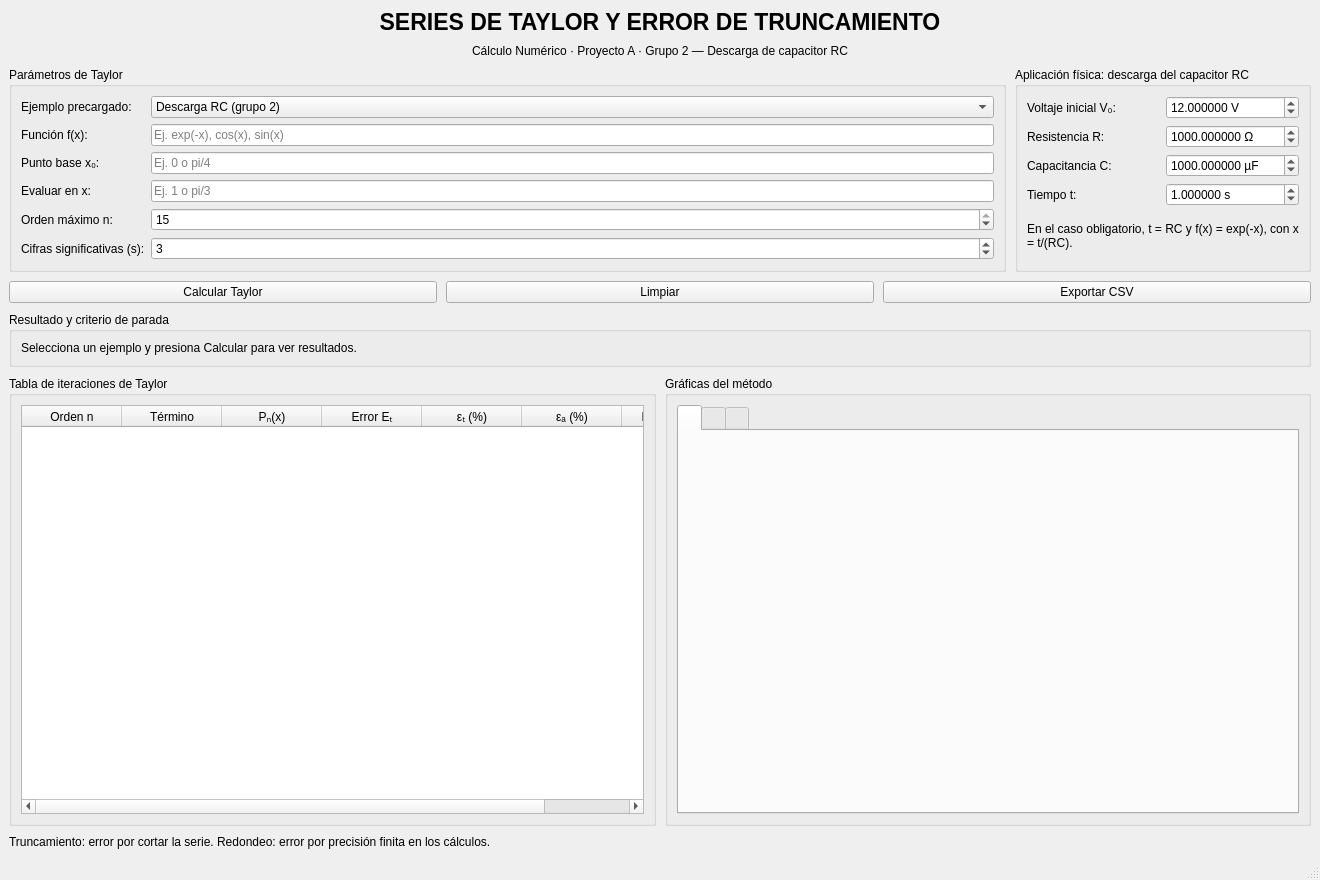
<?xml version="1.0" encoding="UTF-8"?>
<ui version="4.0">
 <class>MainWindow</class>
 <widget class="QMainWindow" name="MainWindow">
  <property name="geometry">
   <rect>
    <x>0</x>
    <y>0</y>
    <width>1320</width>
    <height>880</height>
   </rect>
  </property>
  <property name="windowTitle">
   <string>Taylor RC - Grupo 2 | Cálculo Numérico</string>
  </property>
  <widget class="QWidget" name="centralwidget">
   <layout class="QVBoxLayout" name="layoutPrincipal">
    <property name="spacing">
     <number>9</number>
    </property>
    <item>
     <widget class="QLabel" name="lblTitulo">
      <property name="font">
       <font>
        <pointsize>17</pointsize>
        <bold>true</bold>
       </font>
      </property>
      <property name="text">
       <string>SERIES DE TAYLOR Y ERROR DE TRUNCAMIENTO</string>
      </property>
      <property name="alignment">
       <set>Qt::AlignmentFlag::AlignCenter</set>
      </property>
     </widget>
    </item>
    <item>
     <widget class="QLabel" name="lblSubtitulo">
      <property name="text">
       <string>Cálculo Numérico · Proyecto A · Grupo 2 — Descarga de capacitor RC</string>
      </property>
      <property name="alignment">
       <set>Qt::AlignmentFlag::AlignCenter</set>
      </property>
     </widget>
    </item>
    <item>
     <layout class="QHBoxLayout" name="layoutEntradas">
      <item>
       <widget class="QGroupBox" name="grupoMetodo">
        <property name="title">
         <string>Parámetros de Taylor</string>
        </property>
        <layout class="QGridLayout" name="gridMetodo">
         <item row="4" column="1">
          <widget class="QSpinBox" name="spinOrden">
           <property name="maximum">
            <number>15</number>
           </property>
           <property name="value">
            <number>15</number>
           </property>
          </widget>
         </item>
         <item row="4" column="0">
          <widget class="QLabel" name="lblOrden">
           <property name="text">
            <string>Orden máximo n:</string>
           </property>
          </widget>
         </item>
         <item row="1" column="1">
          <widget class="QLineEdit" name="txtFuncion">
           <property name="placeholderText">
            <string>Ej. exp(-x), cos(x), sin(x)</string>
           </property>
          </widget>
         </item>
         <item row="2" column="0">
          <widget class="QLabel" name="label_txtX0">
           <property name="text">
            <string>Punto base x₀:</string>
           </property>
          </widget>
         </item>
         <item row="5" column="0">
          <widget class="QLabel" name="lblCifras">
           <property name="text">
            <string>Cifras significativas (s):</string>
           </property>
          </widget>
         </item>
         <item row="3" column="0">
          <widget class="QLabel" name="label_txtX">
           <property name="text">
            <string>Evaluar en x:</string>
           </property>
          </widget>
         </item>
         <item row="1" column="0">
          <widget class="QLabel" name="label_txtFuncion">
           <property name="text">
            <string>Función f(x):</string>
           </property>
          </widget>
         </item>
         <item row="2" column="1">
          <widget class="QLineEdit" name="txtX0">
           <property name="placeholderText">
            <string>Ej. 0 o pi/4</string>
           </property>
          </widget>
         </item>
         <item row="5" column="1">
          <widget class="QSpinBox" name="spinCifras">
           <property name="minimum">
            <number>1</number>
           </property>
           <property name="maximum">
            <number>15</number>
           </property>
           <property name="value">
            <number>3</number>
           </property>
          </widget>
         </item>
         <item row="3" column="1">
          <widget class="QLineEdit" name="txtX">
           <property name="placeholderText">
            <string>Ej. 1 o pi/3</string>
           </property>
          </widget>
         </item>
         <item row="0" column="0">
          <widget class="QLabel" name="lblEjemplos">
           <property name="text">
            <string>Ejemplo precargado:</string>
           </property>
          </widget>
         </item>
         <item row="0" column="1">
          <widget class="QComboBox" name="cmbEjemplos">
           <item>
            <property name="text">
             <string>Descarga RC (grupo 2)</string>
            </property>
           </item>
           <item>
            <property name="text">
             <string>Ejemplo del libro: cos(x)</string>
            </property>
           </item>
           <item>
            <property name="text">
             <string>Scarborough: exp(x)</string>
            </property>
           </item>
           <item>
            <property name="text">
             <string>Personalizado</string>
            </property>
           </item>
          </widget>
         </item>
        </layout>
       </widget>
      </item>
      <item>
       <widget class="QGroupBox" name="grupoRC">
        <property name="title">
         <string>Aplicación física: descarga del capacitor RC</string>
        </property>
        <layout class="QGridLayout" name="gridRC">
         <item row="0" column="0">
          <widget class="QLabel" name="lbl_spinV0">
           <property name="text">
            <string>Voltaje inicial V₀:</string>
           </property>
          </widget>
         </item>
         <item row="0" column="1">
          <widget class="QDoubleSpinBox" name="spinV0">
           <property name="suffix">
            <string> V</string>
           </property>
           <property name="decimals">
            <number>6</number>
           </property>
           <property name="minimum">
            <double>0.000000000000000</double>
           </property>
           <property name="maximum">
            <double>1000000000.000000000000000</double>
           </property>
           <property name="value">
            <double>12.000000000000000</double>
           </property>
          </widget>
         </item>
         <item row="1" column="0">
          <widget class="QLabel" name="lbl_spinR">
           <property name="text">
            <string>Resistencia R:</string>
           </property>
          </widget>
         </item>
         <item row="1" column="1">
          <widget class="QDoubleSpinBox" name="spinR">
           <property name="suffix">
            <string> Ω</string>
           </property>
           <property name="decimals">
            <number>6</number>
           </property>
           <property name="minimum">
            <double>0.000000000000000</double>
           </property>
           <property name="maximum">
            <double>1000000000.000000000000000</double>
           </property>
           <property name="value">
            <double>1000.000000000000000</double>
           </property>
          </widget>
         </item>
         <item row="2" column="0">
          <widget class="QLabel" name="lbl_spinC">
           <property name="text">
            <string>Capacitancia C:</string>
           </property>
          </widget>
         </item>
         <item row="2" column="1">
          <widget class="QDoubleSpinBox" name="spinC">
           <property name="suffix">
            <string> µF</string>
           </property>
           <property name="decimals">
            <number>6</number>
           </property>
           <property name="minimum">
            <double>0.000000000000000</double>
           </property>
           <property name="maximum">
            <double>1000000000.000000000000000</double>
           </property>
           <property name="value">
            <double>1000.000000000000000</double>
           </property>
          </widget>
         </item>
         <item row="3" column="0">
          <widget class="QLabel" name="lbl_spinTiempo">
           <property name="text">
            <string>Tiempo t:</string>
           </property>
          </widget>
         </item>
         <item row="3" column="1">
          <widget class="QDoubleSpinBox" name="spinTiempo">
           <property name="suffix">
            <string> s</string>
           </property>
           <property name="decimals">
            <number>6</number>
           </property>
           <property name="minimum">
            <double>0.000000000000000</double>
           </property>
           <property name="maximum">
            <double>1000000000.000000000000000</double>
           </property>
           <property name="value">
            <double>1.000000000000000</double>
           </property>
          </widget>
         </item>
         <item row="4" column="0" colspan="2">
          <widget class="QLabel" name="lblRCInfo">
           <property name="text">
            <string>En el caso obligatorio, t = RC y f(x) = exp(-x), con x = t/(RC).</string>
           </property>
           <property name="wordWrap">
            <bool>true</bool>
           </property>
          </widget>
         </item>
        </layout>
       </widget>
      </item>
     </layout>
    </item>
    <item>
     <layout class="QHBoxLayout" name="layoutBotones">
      <item>
       <widget class="QPushButton" name="btnCalcular">
        <property name="text">
         <string>Calcular Taylor</string>
        </property>
       </widget>
      </item>
      <item>
       <widget class="QPushButton" name="btnLimpiar">
        <property name="text">
         <string>Limpiar</string>
        </property>
       </widget>
      </item>
      <item>
       <widget class="QPushButton" name="btnExportar">
        <property name="text">
         <string>Exportar CSV</string>
        </property>
       </widget>
      </item>
     </layout>
    </item>
    <item>
     <widget class="QGroupBox" name="grupoResumen">
      <property name="title">
       <string>Resultado y criterio de parada</string>
      </property>
      <layout class="QVBoxLayout" name="layoutResumen">
       <item>
        <widget class="QLabel" name="lblResultado">
         <property name="text">
          <string>Selecciona un ejemplo y presiona Calcular para ver resultados.</string>
         </property>
         <property name="wordWrap">
          <bool>true</bool>
         </property>
        </widget>
       </item>
      </layout>
     </widget>
    </item>
    <item>
     <layout class="QHBoxLayout" name="layoutDatosGraficas">
      <item>
       <widget class="QGroupBox" name="grupoTabla">
        <property name="title">
         <string>Tabla de iteraciones de Taylor</string>
        </property>
        <layout class="QVBoxLayout" name="layoutTabla">
         <item>
          <widget class="QTableWidget" name="tablaResultados">
           <property name="rowCount">
            <number>0</number>
           </property>
           <property name="columnCount">
            <number>7</number>
           </property>
           <column>
            <property name="text">
             <string>Orden n</string>
            </property>
           </column>
           <column>
            <property name="text">
             <string>Término</string>
            </property>
           </column>
           <column>
            <property name="text">
             <string>Pₙ(x)</string>
            </property>
           </column>
           <column>
            <property name="text">
             <string>Error Eₜ</string>
            </property>
           </column>
           <column>
            <property name="text">
             <string>εₜ (%)</string>
            </property>
           </column>
           <column>
            <property name="text">
             <string>εₐ (%)</string>
            </property>
           </column>
           <column>
            <property name="text">
             <string>Residuo Rₙ</string>
            </property>
           </column>
          </widget>
         </item>
        </layout>
       </widget>
      </item>
      <item>
       <widget class="QGroupBox" name="grupoGraficas">
        <property name="title">
         <string>Gráficas del método</string>
        </property>
        <layout class="QVBoxLayout" name="layoutGraficas">
         <item>
          <widget class="QTabWidget" name="tabsGraficas">
           <property name="currentIndex">
            <number>0</number>
           </property>
           <widget class="QWidget" name="tabTaylor">
            <property name="title" stdset="0">
             <string>Función y Taylor</string>
            </property>
            <attribute name="title">
             <string/>
            </attribute>
            <layout class="QVBoxLayout" name="layout_tabTaylor">
             <item>
              <widget class="QWidget" name="widgetGraficaTaylor" native="true"/>
             </item>
            </layout>
           </widget>
           <widget class="QWidget" name="tabError">
            <property name="title" stdset="0">
             <string>Error vs. orden</string>
            </property>
            <attribute name="title">
             <string/>
            </attribute>
            <layout class="QVBoxLayout" name="layout_tabError">
             <item>
              <widget class="QWidget" name="widgetGraficaError" native="true"/>
             </item>
            </layout>
           </widget>
           <widget class="QWidget" name="tabTruncamiento">
            <property name="title" stdset="0">
             <string>Truncamiento</string>
            </property>
            <attribute name="title">
             <string/>
            </attribute>
            <layout class="QVBoxLayout" name="layout_tabTruncamiento">
             <item>
              <widget class="QWidget" name="widgetGraficaTruncamiento" native="true"/>
             </item>
            </layout>
           </widget>
          </widget>
         </item>
        </layout>
       </widget>
      </item>
     </layout>
    </item>
    <item>
     <widget class="QLabel" name="lblNotaErrores">
      <property name="text">
       <string>Truncamiento: error por cortar la serie. Redondeo: error por precisión finita en los cálculos.</string>
      </property>
      <property name="wordWrap">
       <bool>true</bool>
      </property>
     </widget>
    </item>
   </layout>
  </widget>
  <widget class="QMenuBar" name="menubar">
   <property name="geometry">
    <rect>
     <x>0</x>
     <y>0</y>
     <width>1320</width>
     <height>33</height>
    </rect>
   </property>
  </widget>
  <widget class="QStatusBar" name="statusbar"/>
 </widget>
 <resources/>
 <connections/>
</ui>
